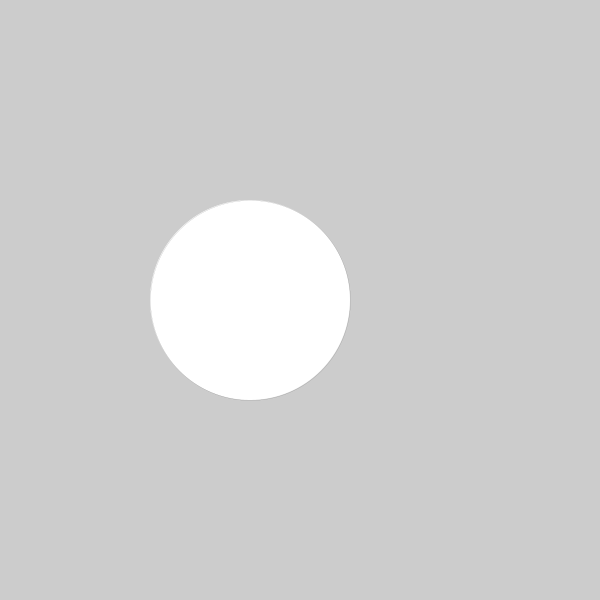
Frame 1 (no input)
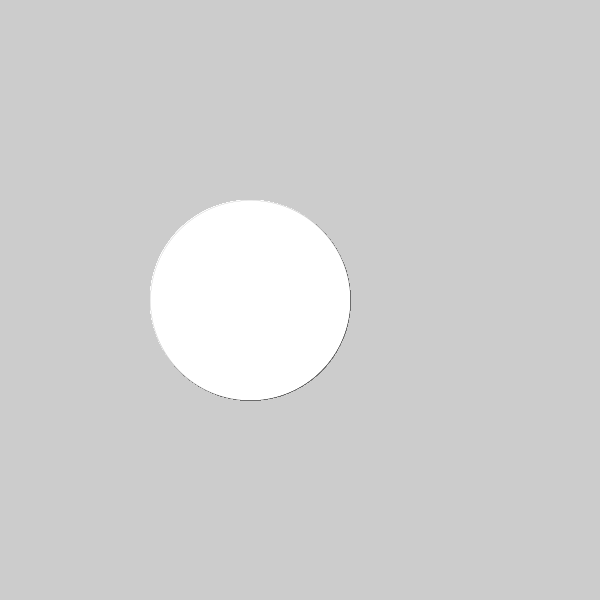
Frame 60 (the mouse pressed at the canvas centre just before this capture)
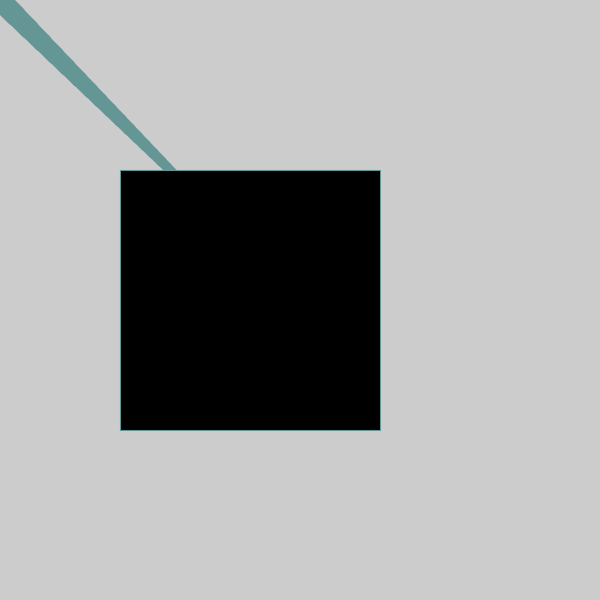
Frame 120 (the mouse held since frame 60 and released just before this capture)

The Processing sketch that drew these frames (run headless with seeded random() and noise(); from frame 60 on, the mouse is pressed at the canvas centre):

// Processing sketch: processing_103049
// ── processing_103049.pde

float x;
float y;
float px;
float py;
float easing = 0.05;
int recx = 250;
int recy = 300;
int w = 250;
int h = 300;
int circlex = 250;
int circley = 300;
int diameter = 200;


void setup() {
size(600,600);
rectMode(CENTER);
}

void draw() {
//background(430);
   float d = dist(mouseX, mouseY, circlex, circley);
   float targetX = mouseX;
   x += (targetX - x) * easing;
   float targetY = mouseY;
   y += (targetY - y) * easing;
   float weight = dist(x,y,px,py);
   strokeWeight(weight);
     stroke((mouseY/2 - mouseX/2) % 100 + 100, mouseX/2 % 100 + 100, mouseY/2 % 100 + 100);
   //Thank you thomas for the line above :)
   line(x, y, px, py);
   py = y;
   px = x;
    
  if (dist (mouseX, mouseY, circlex, circley) > diameter/2) {
    fill(255);
  } else {
     fill(0);
  }
   //ellipse(circlex, circley, radius, radius);



  if (d < diameter/2) {
    System.out.println("D is equal to " + d);
    System.out.println("diameter is equal to " + diameter);
    diameter++;
  } else {
    // DO nothing
  }

  ellipse(circlex, circley, diameter, diameter);


  if (mousePressed) {
    rect (circlex, circley, diameter, diameter);  
  } else {
    // Do nothing
  }

}
